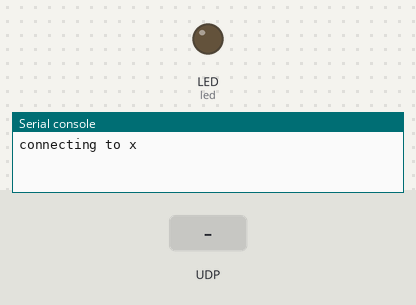
Simulated run of this program. Board: CircuitPython board. On the bench: output pins drawn as LEDs (lit = HIGH), the last lines printed to the serial console. Inputs (shaded band) come from the test bench. USB keyboard and mouse output is not drawn; values from a settings file that is not in the repository are placeholders.

Above: at 0.1 s.
At 3.3 s:
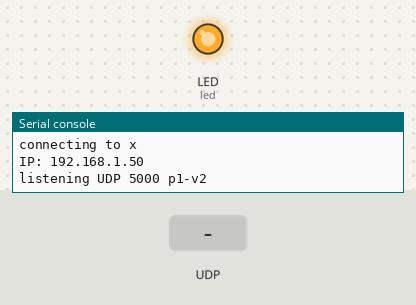
3.4 s: UDP packet "KEY_DOWN" arrives
6.4 s: UDP packet "1" arrives
Timing chart, 0 to 9.4 s (numbered marks = the images above; inputs shaded):
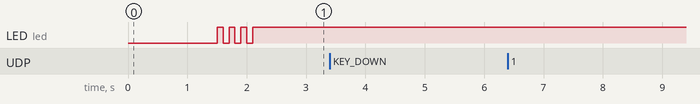

The program:

code.py
```python
# P1: Pico 2 W — Wi-Fi UDP 命令 -> USB HID 键鼠，带心跳超时保护
#
# 协议（UTF-8 文本，一条命令一个 UDP 包，大小写不敏感）：
#   PING                    -> 回复 "PONG <board>"（也用作心跳）
#   KEY_DOWN <key>          按下并保持
#   KEY_UP <key>            释放
#   KEY_PRESS <key> [ms]    按下-等待 ms（默认 50）-释放
#   MOUSE_MOVE <dx> <dy>    相对移动（自动拆分为多次 HID report）
#   MOUSE_LEFT_DOWN / MOUSE_LEFT_UP / MOUSE_LEFT_CLICK
#   MOUSE_RIGHT_DOWN / MOUSE_RIGHT_UP / MOUSE_RIGHT_CLICK
#   MOUSE_SCROLL <n>        滚轮，正=向上
#   RELEASE_ALL             释放全部按键和鼠标键
#
# 安全：超过 TIMEOUT_MS 没收到任何包 -> 自动 RELEASE_ALL（LED 快闪提示）。
#
# v2（2026-08-27，A 端真机实测后改）：v1 每圈只收 1 个包、KEY_PRESS 期间 sleep 不收包、每圈查一次 Wi-Fi 状态，
#   结果连发 2 个包只能收到 1 个、5 个连发全丢。v2：每圈把待收的包全部收完；KEY_PRESS 改成定时释放不阻塞；
#   Wi-Fi 状态每 1 s 查一次；socket 超时 5 ms。协议不变。A 端 pico_client 仍按 ≥60 ms 节拍发包（两边都留余量）。
#   **改了固件要重新把本文件拷到 CIRCUITPY 盘**（当前 Pico 上烧的是 v1 还是 v2 看串口启动打印的版本号）。
# LED：快闪=连 Wi-Fi 中；常亮=就绪；收到命令时短灭一下；超时保护中=慢闪。
#
# Wi-Fi 帐号密码写在 CIRCUITPY 盘根目录的 settings.toml（见 settings.toml.example）。
import os
import time

import board
import digitalio
import usb_hid
import wifi
import socketpool
from adafruit_hid.keyboard import Keyboard
from adafruit_hid.keycode import Keycode
from adafruit_hid.mouse import Mouse

VERSION = "p1-v2"
PORT = int(os.getenv("PICO_PORT", "5000"))
TIMEOUT_MS = int(os.getenv("PICO_TIMEOUT_MS", "1500"))

led = digitalio.DigitalInOut(board.LED)
led.direction = digitalio.Direction.OUTPUT
kbd = Keyboard(usb_hid.devices)
mouse = Mouse(usb_hid.devices)

KEYS = {
    "space": Keycode.SPACE, "enter": Keycode.ENTER, "esc": Keycode.ESCAPE,
    "tab": Keycode.TAB, "backspace": Keycode.BACKSPACE,
    "up": Keycode.UP_ARROW, "down": Keycode.DOWN_ARROW,
    "left": Keycode.LEFT_ARROW, "right": Keycode.RIGHT_ARROW,
    "ctrl": Keycode.CONTROL, "shift": Keycode.SHIFT, "alt": Keycode.ALT,
    "win": Keycode.GUI, "home": Keycode.HOME, "end": Keycode.END,
    "pageup": Keycode.PAGE_UP, "pagedown": Keycode.PAGE_DOWN,
    "insert": Keycode.INSERT, "delete": Keycode.DELETE,
}
for i, name in enumerate("abcdefghijklmnopqrstuvwxyz"):
    KEYS[name] = Keycode.A + i
for i in range(1, 10):
    KEYS[str(i)] = Keycode.ONE + i - 1
KEYS["0"] = Keycode.ZERO
for i in range(1, 13):
    KEYS[f"f{i}"] = Keycode.F1 + i - 1


pending_release = []   # [(release_at_monotonic, keycode)]：KEY_PRESS 的定时释放（不阻塞收包）


def release_all():
    pending_release.clear()
    kbd.release_all()
    mouse.release_all()


def service_pending(now):
    """到点的 KEY_PRESS 释放。"""
    if not pending_release:
        return
    keep = []
    for t, code in pending_release:
        if now >= t:
            kbd.release(code)
        else:
            keep.append((t, code))
    pending_release[:] = keep


def clamp8(v):
    return max(-127, min(127, v))


def mouse_move(dx, dy):
    while dx or dy:
        sx, sy = clamp8(dx), clamp8(dy)
        mouse.move(x=sx, y=sy)
        dx -= sx
        dy -= sy


def handle(cmd, parts):
    """返回回复字符串或 None。未知命令/参数错误抛 ValueError。"""
    if cmd == "PING":
        return "PONG pico2w " + VERSION
    if cmd == "RELEASE_ALL":
        release_all()
        return "OK"
    if cmd in ("KEY_DOWN", "KEY_UP", "KEY_PRESS"):
        code = KEYS.get(parts[1].lower())
        if code is None:
            raise ValueError("unknown key " + parts[1])
        if cmd == "KEY_DOWN":
            kbd.press(code)
        elif cmd == "KEY_UP":
            kbd.release(code)
        else:
            ms = int(parts[2]) if len(parts) > 2 else 50
            kbd.press(code)
            pending_release.append((time.monotonic() + min(ms, 2000) / 1000, code))   # 定时释放，期间继续收包
        return "OK"
    if cmd == "MOUSE_MOVE":
        mouse_move(int(parts[1]), int(parts[2]))
        return "OK"
    if cmd == "MOUSE_LEFT_DOWN":
        mouse.press(Mouse.LEFT_BUTTON)
        return "OK"
    if cmd == "MOUSE_LEFT_UP":
        mouse.release(Mouse.LEFT_BUTTON)
        return "OK"
    if cmd == "MOUSE_LEFT_CLICK":
        mouse.click(Mouse.LEFT_BUTTON)
        return "OK"
    if cmd == "MOUSE_RIGHT_DOWN":
        mouse.press(Mouse.RIGHT_BUTTON)
        return "OK"
    if cmd == "MOUSE_RIGHT_UP":
        mouse.release(Mouse.RIGHT_BUTTON)
        return "OK"
    if cmd == "MOUSE_RIGHT_CLICK":
        mouse.click(Mouse.RIGHT_BUTTON)
        return "OK"
    if cmd == "MOUSE_SCROLL":
        mouse.move(wheel=max(-8, min(8, int(parts[1]))))
        return "OK"
    raise ValueError("unknown cmd " + cmd)


# ---- 连 Wi-Fi ----
ssid = os.getenv("CIRCUITPY_WIFI_SSID")
pwd = os.getenv("CIRCUITPY_WIFI_PASSWORD")
print("connecting to", ssid)
while not wifi.radio.connected:
    try:
        wifi.radio.connect(ssid, pwd)
    except Exception as e:
        print("wifi retry:", e)
    for _ in range(6):   # 连接期间快闪
        led.value = not led.value
        time.sleep(0.1)
print("IP:", wifi.radio.ipv4_address)

pool = socketpool.SocketPool(wifi.radio)
sock = pool.socket(pool.AF_INET, pool.SOCK_DGRAM)
sock.bind(("0.0.0.0", PORT))
sock.settimeout(0.005)
led.value = True
print("listening UDP", PORT, VERSION)

buf = bytearray(256)
last_rx = time.monotonic()
safe_released = False
last_wifi_check = time.monotonic()

while True:
    now = time.monotonic()
    # 把这一圈里能收的包全收完（v1 每圈只收 1 个，连发的包会丢）
    got_any = False
    for _ in range(8):
        try:
            n, addr = sock.recvfrom_into(buf)
        except OSError:          # 超时无包
            break
        if not n:
            break
        got_any = True
        try:
            line = bytes(buf[:n]).decode("utf-8").strip()
            parts = line.split()
            if parts:
                reply = handle(parts[0].upper(), parts)
                if reply:
                    sock.sendto(reply.encode(), addr)
        except Exception as e:
            print("bad cmd:", e)
            try:
                sock.sendto(("ERR " + str(e)).encode(), addr)
            except Exception:
                pass
    if got_any:
        last_rx = now
        safe_released = False
        led.value = False    # 收包时短灭
    else:
        led.value = True
    service_pending(now)

    # ---- 心跳超时保护 ----
    if not safe_released and (now - last_rx) * 1000 > TIMEOUT_MS:
        release_all()
        safe_released = True
        print("timeout -> RELEASE_ALL")
    if safe_released:        # 保护状态：慢闪
        led.value = (int(now * 2) % 2) == 0

    if now - last_wifi_check < 1.0:   # Wi-Fi 状态每秒查一次（每圈查会拖慢收包）
        continue
    last_wifi_check = now
    if not wifi.radio.connected:   # Wi-Fi 掉线：释放并重连
        release_all()
        print("wifi lost, reconnecting")
        while not wifi.radio.connected:
            try:
                wifi.radio.connect(ssid, pwd)
            except Exception:
                time.sleep(1)
        led.value = True
```
